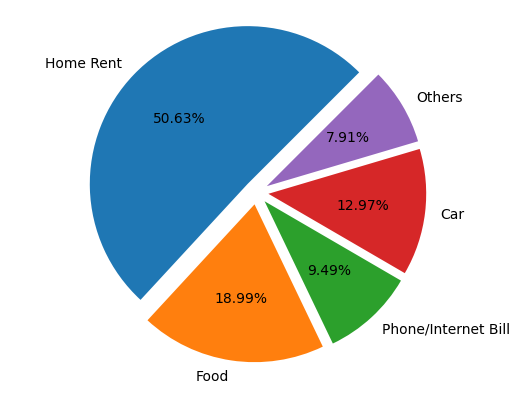

Here is the Python script that generated this plot:
import matplotlib.pyplot as plt

# Expense values and labels
exp_vals = [1600, 600, 300, 410, 250]
exp_labels = ["Home Rent", 'Food', 'Phone/Internet Bill', 'Car', 'Others']

# Create a pie chart with specified parameters
plt.pie(exp_vals, labels=exp_labels, radius=1.3, autopct="%0.2f%%", explode=[0.1, 0.1, 0.1, 0.1, 0.1], startangle=45)
# radius to make the circle bigger
# autopct to show percentage with 2 decimal places
# explode to emphasize certain slices by pulling them out
# startangle rotates the center angle around which rotates the circle to the specific (45) degree

plt.axis("equal")  # to make the pie chart look like an equal circle

# Save the pie chart as a PNG file with specified parameters
plt.savefig("PieChart.png", bbox_inches='tight', pad_inches=2, transparent=True)
# bbox to make it fit tightly to the png
# pad to add padding around it
# Transparent to make the background transparent (good for websites and etc.)

plt.show()
